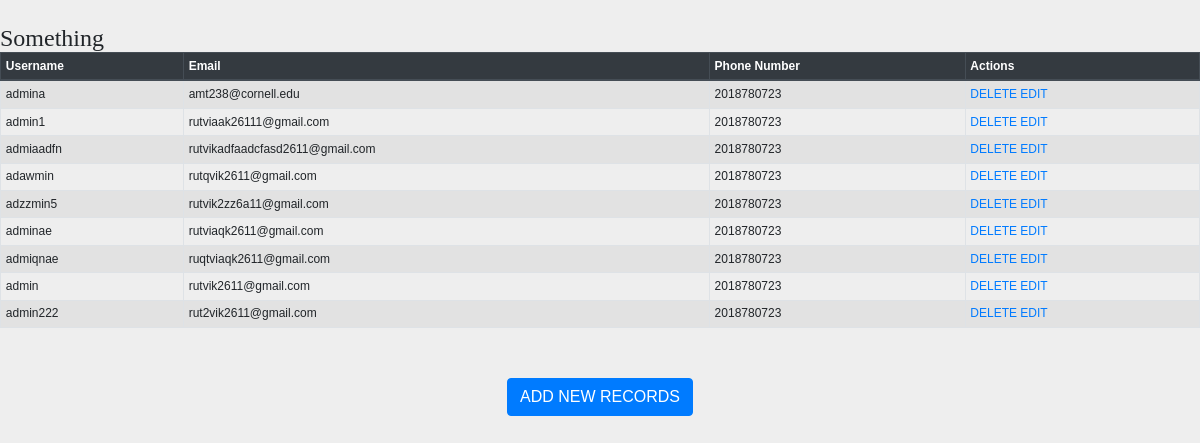
Page /blog/show on the earlier database version.
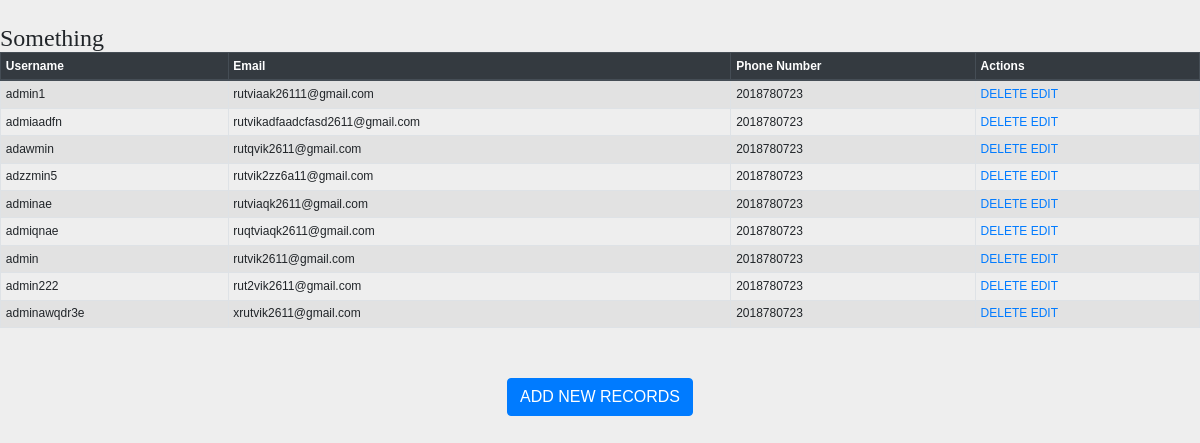
Same page on the later database version.
### BLOG/models.py (models this page shows, shortened)
class Regsistration(models.Model):
    phone_regex = RegexValidator(regex=r'^\+?1?\d{9,15}$', message="Phone number must be entered in the format: '+999999999'. Up to 15 digits allowed.")
    username = models.CharField(max_length=40,unique=True)
    password = models.CharField(max_length=40)
    email =models.EmailField(unique = True)
    phone_number = models.CharField(validators=[phone_regex], max_length=17, blank=True)

### BLOG/views.py (the view)
# urls.py: path('blog/show',views.Show),
def Show(request):
    pass_obj = Regsistration.objects.all()
    return render(request,"BLOG/show.html",{"employees":pass_obj})

### Templates/BLOG/show.html (shortened to what this page needs)
<!DOCTYPE html>
<html lang="en">
<head>
     {% load staticfiles %}
     <link rel="stylesheet" href="https://maxcdn.bootstrapcdn.com/bootstrap/4.3.1/css/bootstrap.min.css">
    <link rel="stylesheet" href="{% static 'CSS/style.css' %}"/>
</head>
<body>
<table class="table table-striped table-bordered table-sm">
    <thead class="thead-dark">
    <tr>
        <th>Username</th>
        <th>Email</th>
        <th>Phone Number</th>
        <th>Actions</th>
    </tr>
    </thead>
    <tbody>
            <h1>Something</h1>
{% for employee in employees %}
    <tr>
        <td>{{ employee.username }}</td>
        <td>{{ employee.email }}</td>
        <td>{{ employee.phone_number }}</td>
        <td>
            <a href="../blog/delete/{{ employee.id }}">DELETE</a>
            <a href="../blog/edit/{{ employee.id }}">EDIT</a>
        </td>
    </tr>
{% endfor %}
    </tbody>
</table>
<br>
<br>
<center><a href="../blog/" class="btn btn-primary">ADD NEW RECORDS</a></center>
</body>
</html>

Differences in the rows shown:
removed Regsistration: username "admina", email "amt238@cornell.edu", phone_number "2018780723"
added Regsistration: username "adminawqdr3e", email "xrutvik2611@gmail.com", phone_number "2018780723"
